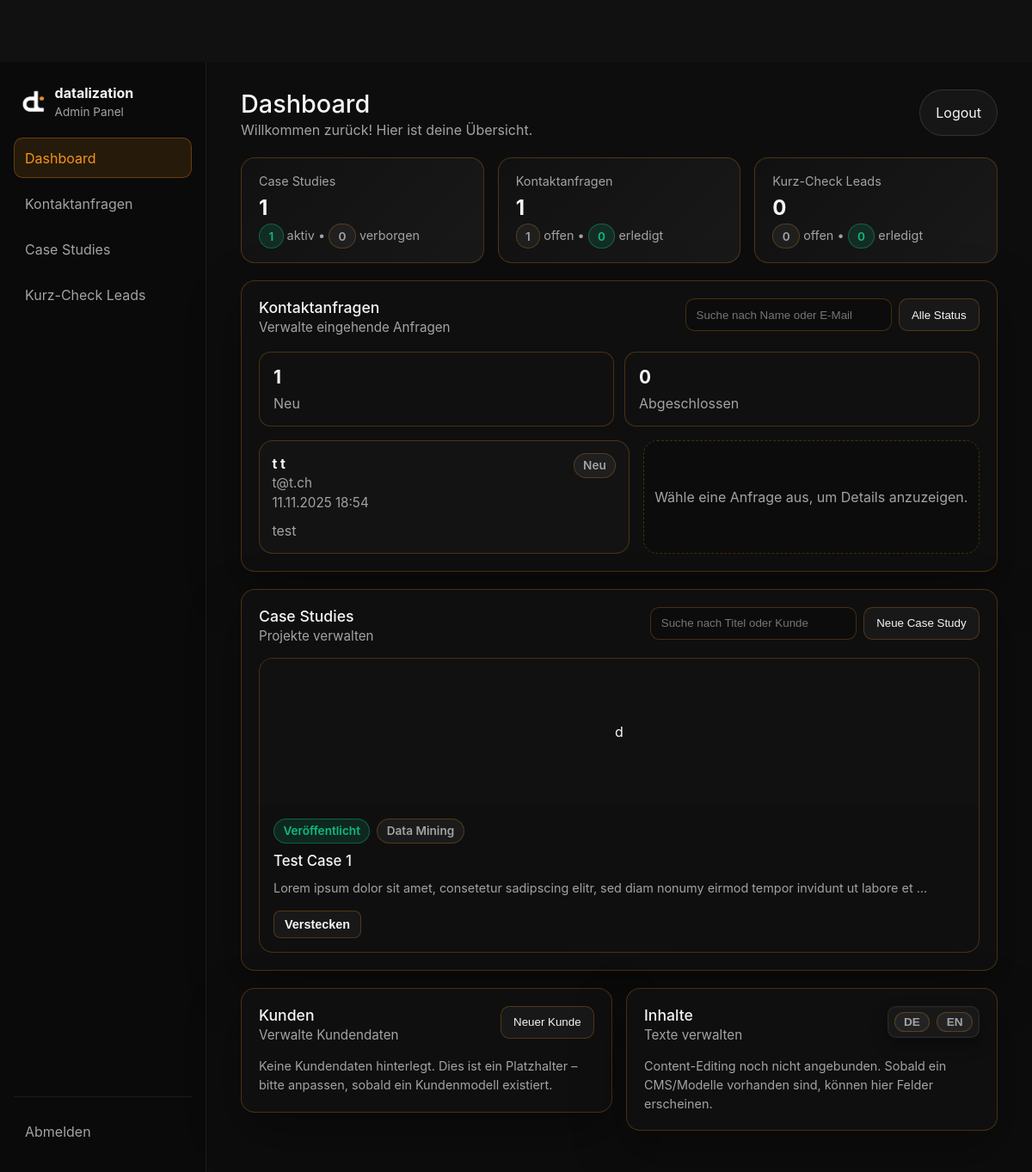
/de/custom-admin/ (signed in), run on an earlier commit of the app's database.
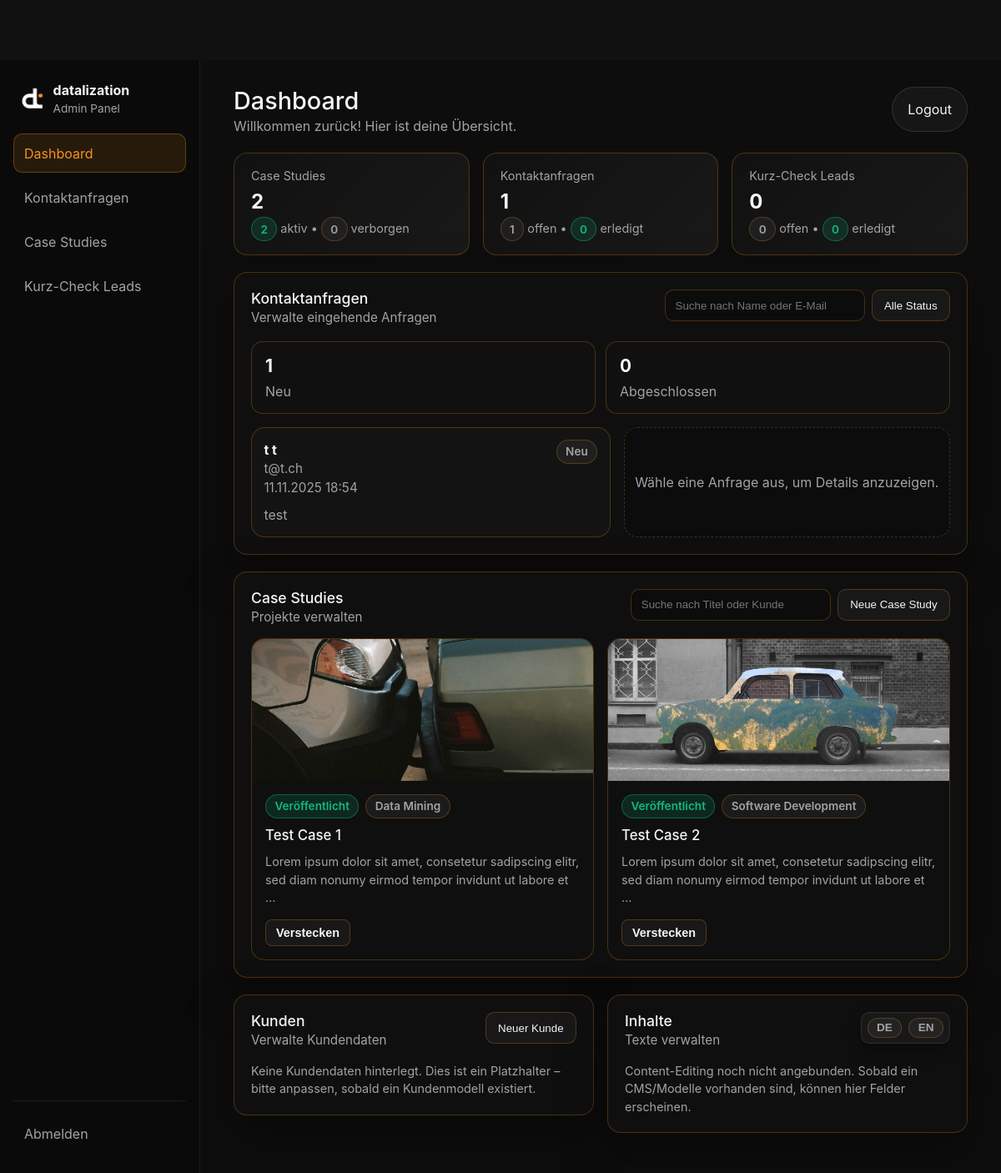
And on a later commit of the database.
### web/models.py (models this page shows, shortened)
class ContactMessage(models.Model):
    created = models.DateTimeField(auto_now_add=True)
    first_name = models.CharField(_("First name"), max_length=80)
    last_name = models.CharField(_("Last name"), max_length=80)
    company = models.CharField(_("Company"), max_length=150, blank=True, null=True)
    email = models.EmailField(_("Email"))
    phone = models.CharField(_("Phone"), max_length=50, blank=True, null=True)
    message = models.TextField(_("Message"))
    language = models.CharField(_("Language"), max_length=5, default="de")
    handled = models.BooleanField(_("Processed"), default=False)
    class Meta:
        ordering = ["-created"]
        verbose_name = _("Contact message")
        verbose_name_plural = _("Contact messages")

class CaseStudy(models.Model):
    title       = models.CharField(max_length=160)
    category    = models.CharField(max_length=80, blank=True)
    slug        = models.SlugField(unique=True, blank=True)
    summary     = models.TextField(blank=True)
    client_brief   = models.TextField(_("Client"), blank=True,
        help_text=_("Kurzbeschreibung des Kunden (keine Namen)."))
    problem_brief  = models.TextField(_("Problem"), blank=True,
        help_text=_("Welches Problem/Engpass bestand?"))
    result_points  = models.TextField(_("Result (Bullet points)"), blank=True,
        help_text=_("Eine Aufzählung, je Zeile ein Punkt."))
    preview_animation = models.FileField(upload_to="cases/previews/", blank=True, null=True)
    image       = models.ImageField(upload_to="cases/", blank=True, null=True)
    date        = models.DateField()
    published   = models.BooleanField(
        _("Aktiv"),
        default=True,
        help_text=_("Steuert, ob diese Case Study auf der Website angezeigt wird."),
    )
    kpis        = models.JSONField(blank=True, null=True)
    tech_stack  = models.CharField(max_length=255, blank=True)
    @property
    def safe_image_url(self):
        if not self.image or not getattr(self.image, "name", ""):
            return ""
        try:
            if not self.image.storage.exists(self.image.name):
                return ""
            return self.image.url
        except Exception:
            return ""
    class Meta:
        ordering = ["-date"]

### web/views.py (the view, shortened to what this page needs)
# urls.py: path("custom-admin/", views.custom_admin, name="custom_admin"),
def custom_admin(request):
    admin_password = getattr(settings, "ADMIN_PASSWORD", None)
    if request.GET.get("logout"):
        request.session.pop("custom_admin", None)
        return redirect("web:custom_admin")
    if not _admin_authorized(request):
        return render(request, "custom_admin_login.html")
    cases_qs = CaseStudy.objects.all().order_by("-date")
    contacts_qs = ContactMessage.objects.all().order_by("-created")
    starts_qs = StartRequest.objects.all().order_by("-created")
    contacts_open = contacts_qs.filter(handled=False).count()
    contacts_done = contacts_qs.filter(handled=True).count()
    starts_open = starts_qs.filter(handled=False).count()
    starts_done = starts_qs.filter(handled=True).count()
    cases_published = cases_qs.filter(published=True).count()
    cases_hidden = cases_qs.filter(published=False).count()
    cases = cases_qs
    contacts = contacts_qs[:50]
    starts = starts_qs[:50]
    return render(request, "custom_admin.html", {
        "cases": cases,
        "contacts": contacts,
        "starts": starts,
        "contacts_open": contacts_open,
        "contacts_done": contacts_done,
        "starts_open": starts_open,
        "starts_done": starts_done,
        "cases_published": cases_published,
        "cases_hidden": cases_hidden,
    })

### web/views.py (called while the page is built)
def _admin_authorized(request):
    return request.session.get("custom_admin") is True

### web/templates/custom_admin.html (shortened to what the changed rows need)
{% extends "admin_base.html" %}
{% load i18n %}
{% load static %}
{% block content %}
<div class="admin-app">
  <div class="admin-main">
    <header class="admin-topbar" id="dashboard">
      <div>
        <h1 class="admin-title">{% trans "Dashboard" %}</h1>
      </div>
    </header>
    <div class="admin-stats">
      <div class="admin-stat">
        <p class="label">{% trans "Case Studies" %}</p>
        <p class="value">{{ cases|length }}</p>
        <p class="meta"><span class="pill pill-success tiny">{{ cases_published }}</span> {% trans "aktiv" %} • <span class="pill pill-muted tiny">{{ cases_hidden }}</span> {% trans "verborgen" %}</p>
      </div>
    </div>
    <section class="admin-section" id="contacts">
      <div class="admin-section-head row">
        <div>
          <h2>{% trans "Kontaktanfragen" %}</h2>
        </div>
      </div>
      <div class="two-col">
        <div class="list-stack">
          {% for msg in contacts %}
          <div class="list-card">
            <div class="list-card-head">
              <div>
                <div class="list-title">{{ msg.first_name }} {{ msg.last_name }}</div>
                <div class="list-sub">{{ msg.email }}</div>
                <div class="list-sub">{{ msg.created|date:"d.m.Y H:i" }}</div>
              </div>
              <span class="pill {% if msg.handled %}pill-success{% else %}pill-muted{% endif %}">{{ msg.handled|yesno:_("Erledigt,Neu") }}</span>
            </div>
            <p class="list-text">{{ msg.message|truncatechars:140 }}</p>
          </div>
          {% empty %}
          <p class="muted">{% trans "Keine Einträge." %}</p>
          {% endfor %}
        </div>
      </div>
    </section>
    <section class="admin-section" id="cases">
      <div class="admin-section-head row">
        <div>
          <h2>{% trans "Case Studies" %}</h2>
        </div>
      </div>
      <div class="card-grid">
        {% for case in cases %}
        <div class="case-card-admin">
          {% if case.image %}
            {% if case.safe_image_url %}
              <img src="{{ case.safe_image_url }}" alt="{{ case.title }}">
            {% endif %}
          {% else %}
            <div class="case-card-img-placeholder">d</div>
          {% endif %}
          <div class="case-card-body">
            <div class="case-card-status">
              <span class="pill {% if case.published %}pill-success{% else %}pill-muted{% endif %}">{% if case.published %}{% trans "Veröffentlicht" %}{% else %}{% trans "Entwurf" %}{% endif %}</span>
              <span class="pill pill-muted">{{ case.category|default:"-" }}</span>
            </div>
            <h3>{{ case.title }}</h3>
            <p class="muted">{{ case.summary|default:case.problem_brief|truncatechars:110 }}</p>
            <div class="case-card-actions">
              <form method="post">
                <button type="submit" class="btn-small">{% if case.published %}{% trans "Verstecken" %}{% else %}{% trans "Veröffentlichen" %}{% endif %}</button>
              </form>
            </div>
          </div>
        </div>
        {% empty %}
          <p class="muted">{% trans "Keine Case Studies gefunden." %}</p>
        {% endfor %}
      </div>
    </section>
    <div class="admin-grid-2">
      <section class="admin-section" id="customers">
        <div class="admin-section-head row">
          <div>
            <h2>{% trans "Kunden" %}</h2>
          </div>
        </div>
      </section>
      <section class="admin-section" id="content">
        <div class="admin-section-head row">
          <div>
            <h2>{% trans "Inhalte" %}</h2>
          </div>
        </div>
      </section>
    </div>
  </div>
</div>
{% endblock %}

What changed in the data, as far as the page shows it:
changed CaseStudy "Test Case 1": safe_image_url: picture added; no longer shows "d"
added CaseStudy: safe_image_url (picture), category "Software Development", title "Test Case 2", summary "Lorem ipsum dolor sit amet, consetetur sadipscing elitr, sed diam nonumy eirmod tempor invidunt ut labore et …"
Also different on the page:
{{ cases|length }}: "1" → "2"
{{ cases_published }}: "1" → "2"
